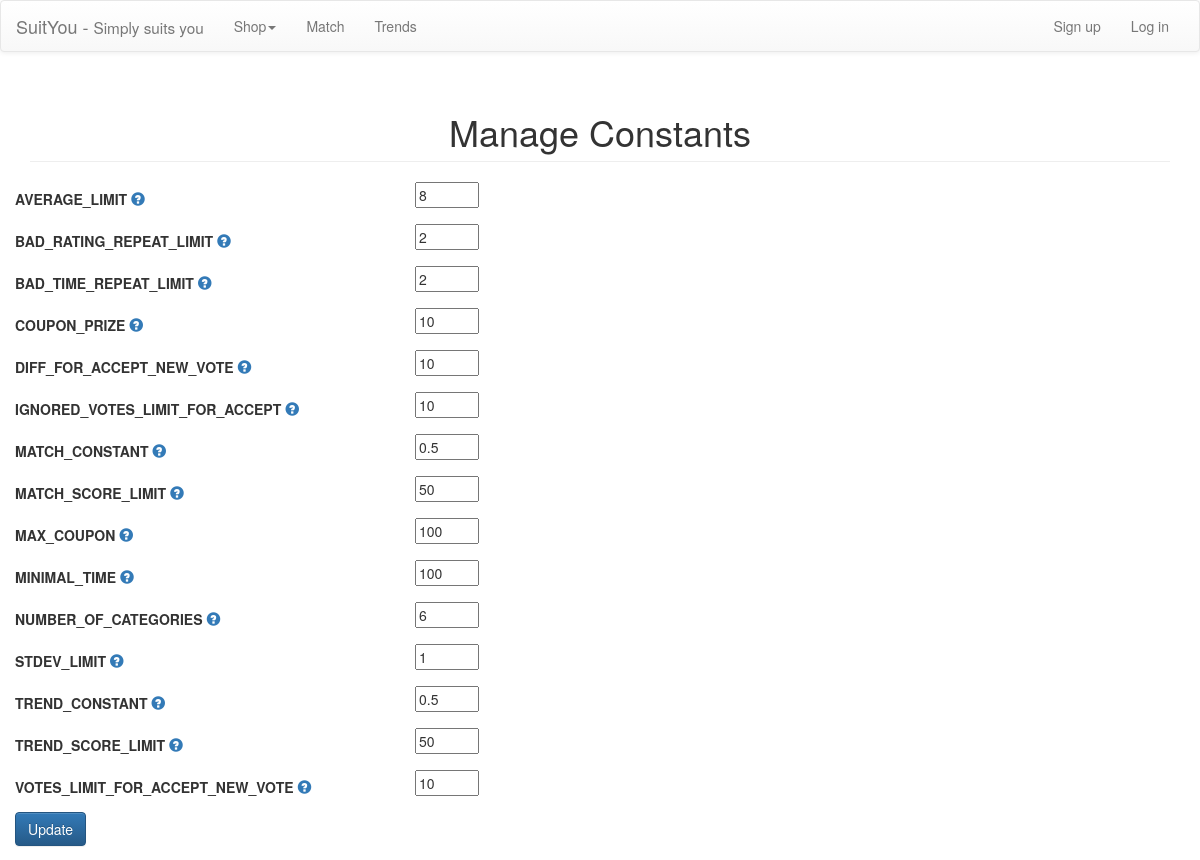
Page /constants.php on the earlier database version.
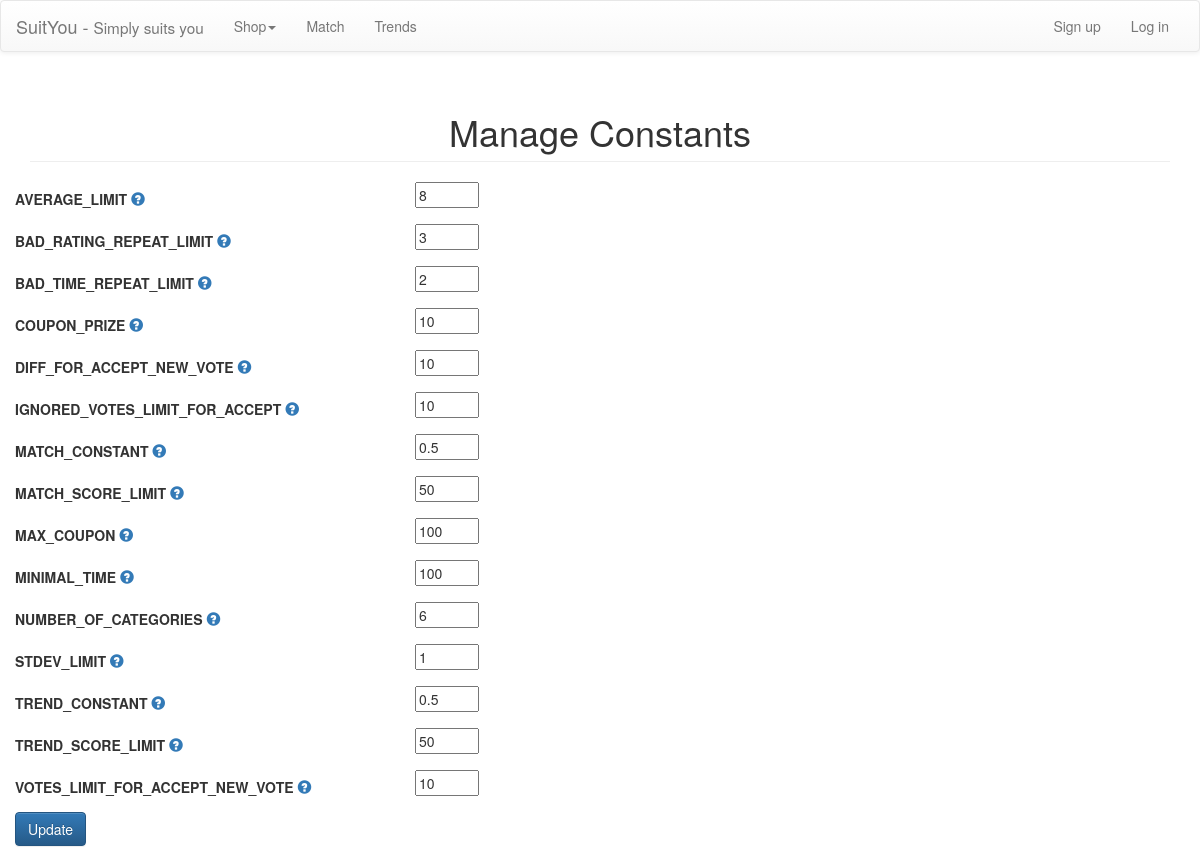
Same page on the later database version.
### tables this page shows
CREATE TABLE IF NOT EXISTS `constants` (
  `name` varchar(255) NOT NULL,
  `description` text NOT NULL,
  `value` float NOT NULL,
  UNIQUE KEY `name` (`name`)
);

### algorithms.php (called while the page is built, shortened)
<?php
	function getConstantsWithDescription() {
		$result = array();
		$constantQuery = mysql_query("SELECT * FROM constants");
		while ($row = mysql_fetch_array($constantQuery)) {
			$result[$row['name']] = array("value" => $row['value'], "description" => $row['description']);
		}
		return $result;
	}
?>

### constants.php (the view, shortened to what this page needs)
<?php
include("header.php");
include("algorithms.php");
$constantsArray = getConstantsWithDescription();
?>
<div class="container">
	<div class="row">
		<div class="col-lg-12">
			<h1 class="page-header" align="center">
				Manage Constants
			</h1>
		</div>
	</div>
		<form id="update_constants" class="form-horizontal" action="constants_update.php" method="post" role="form"/>
			<?php
			 	foreach($constantsArray as $constName=>$constData) {
			?>
			   <div class="row">
					<div class="form-group">
						<div class="col-md-4">
	                    	<label class="control-label" for="<?php echo $constName; ?>"><?php echo $constName; ?>
								<a tabindex="0" role="button" data-toggle="popover" data-trigger = "focus"
								title="Description" data-content= "<?php echo $constData['description']; ?>">
								<span class = "glyphicon glyphicon-question-sign"></span></a>
							</label>
						</div>
						<div class="col-md-8">
	                    	<input type="text" size="5" name="<?php echo $constName; ?>" id="name" value="<?php echo $constData['value']; ?>" />
						</div>
					</div>
				</div>
	 <?php } ?>
	  <div class="row">
		 <div class="col-md-12" style="padding: 0">
	 		 <input class="btn btn-primary" type="submit" value="Update" name="submit"/>
		 </div>
	  </div>
	</div>

### header.php (shortened to what this page needs)
<html>
<head>
  <link rel="stylesheet" type="text/css" href="style/style.css?4" />
  <link rel="stylesheet" href="https://maxcdn.bootstrapcdn.com/bootstrap/3.3.4/css/bootstrap.min.css">
  <link rel="stylesheet" href="https://maxcdn.bootstrapcdn.com/bootstrap/3.3.4/css/bootstrap-theme.min.css">
</head>
<body>
<nav class="navbar navbar-default">
  <div class="container-fluid">
    <div class="navbar-header">
      <a class="navbar-brand" href="index.php">SuitYou - <small>Simply suits you</small></a>
    </div>
    <div class="collapse navbar-collapse" id="bs-example-navbar-collapse-1">
      <ul class="nav navbar-nav navbar-left">
        <li class="dropdown">
          <a href="#" class="dropdown-toggle" data-toggle="dropdown" role="button" aria-expanded="false">Shop<span class="caret"></span></a>
        </li>
        <li><a href="matching.php">Match</a></li>
        <li><a href="trends.php">Trends</a></li>
      </ul>
      <ul class="nav navbar-nav navbar-right">
     <?php if(isset($_SESSION['user_id'],$_SESSION['email']))
        {
     ?>
          <p class="navbar-text">Hello <?php echo $_SESSION['email']?></p>
          <li><a href="cart.php">Shopping Cart</a></li>
          <li><a href="profile.php">Profile</a></li>
          <li><a href="connexion.php">Logout</a></li>
     <?php if (isset($_SESSION['is_designer']) && !empty($_SESSION['is_designer']))
          {
     ?>
          <li><a href="manage_items.php">Manage Items</a></li>
    <?php }
	 	if (isset($_SESSION['is_admin']) && !empty($_SESSION['is_admin']))
         {
    ?>
         <li><a href="manage.php">Manage Site</a></li>
   <?php }
        }  else  {
     ?>
          <li><a href="sign_up.php">Sign up</a></li>
          <li><a href="connexion.php">Log in</a></li>
  <?php } ?>
      </ul>
    </div>
  </div>
</nav>

Differences in the rows shown:
changed constants (number 2 of 15 on the later page): BAD_RATING_REPEAT_LIMIT "2" → "3"
